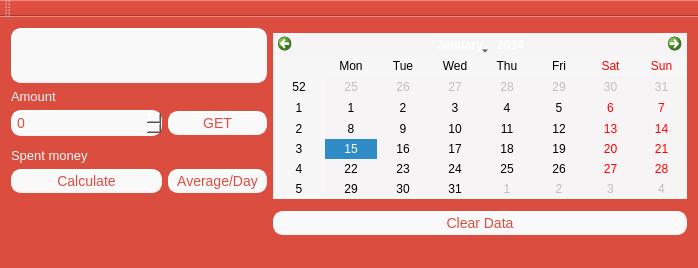
<?xml version="1.0" encoding="UTF-8"?>
<ui version="4.0">
 <class>MainWindow</class>
 <widget class="QMainWindow" name="MainWindow">
  <property name="geometry">
   <rect>
    <x>0</x>
    <y>0</y>
    <width>698</width>
    <height>268</height>
   </rect>
  </property>
  <property name="minimumSize">
   <size>
    <width>698</width>
    <height>268</height>
   </size>
  </property>
  <property name="maximumSize">
   <size>
    <width>698</width>
    <height>268</height>
   </size>
  </property>
  <property name="windowTitle">
   <string>MainWindow</string>
  </property>
  <property name="styleSheet">
   <string notr="true">background:#db4d3f ;</string>
  </property>
  <widget class="QWidget" name="centralWidget">
   <layout class="QGridLayout" name="gridLayout">
    <item row="0" column="0" colspan="3">
     <widget class="QTextBrowser" name="display">
      <property name="styleSheet">
       <string notr="true">background:#f9f9f9;
border-style: outset;
    border-width: 2px;
    border-radius: 10px;
    border-color:#f6f4f4;
    font: 16px;
	color:#d94e44 ;
    min-width: 10em;
    padding: 2px;
</string>
      </property>
      <property name="sizeAdjustPolicy">
       <enum>QAbstractScrollArea::AdjustIgnored</enum>
      </property>
     </widget>
    </item>
    <item row="2" column="0" colspan="2">
     <widget class="QSpinBox" name="spinBox">
      <property name="styleSheet">
       <string notr="true">background:#f9f9f9;
border-style: outset;
    border-width: 2px;
    border-radius: 10px;
    border-color:#f6f4f4;
    font: 14px;
	color:#d94e44 ;
    min-width: 10em;
    padding: 2px;
</string>
      </property>
      <property name="maximum">
       <number>100000</number>
      </property>
     </widget>
    </item>
    <item row="6" column="0">
     <widget class="Line" name="line">
      <property name="orientation">
       <enum>Qt::Vertical</enum>
      </property>
     </widget>
    </item>
    <item row="1" column="0">
     <widget class="QLabel" name="amount">
      <property name="styleSheet">
       <string notr="true">font-size:13px;
color:#f9f9f9;</string>
      </property>
      <property name="text">
       <string>Amount</string>
      </property>
     </widget>
    </item>
    <item row="3" column="0">
     <spacer name="verticalSpacer_2">
      <property name="orientation">
       <enum>Qt::Vertical</enum>
      </property>
      <property name="sizeHint" stdset="0">
       <size>
        <width>20</width>
        <height>51</height>
       </size>
      </property>
     </spacer>
    </item>
    <item row="4" column="0" colspan="2">
     <widget class="QLabel" name="label_3">
      <property name="styleSheet">
       <string notr="true">font-size:13px;
color:#f9f9f9;</string>
      </property>
      <property name="text">
       <string>Spent money</string>
      </property>
     </widget>
    </item>
    <item row="2" column="2">
     <widget class="QPushButton" name="get">
      <property name="styleSheet">
       <string notr="true">background:#f9f9f9;
border-style: outset;
    border-width: 2px;
    border-radius: 10px;
    border-color:#f6f4f4;
    font: 14px;
	color:#d94e44 ;
    min-width: 10em;
    padding: 2px;
</string>
      </property>
      <property name="text">
       <string>GET</string>
      </property>
     </widget>
    </item>
    <item row="0" column="3" rowspan="8">
     <widget class="QCalendarWidget" name="calendar">
      <property name="minimumSize">
       <size>
        <width>312</width>
        <height>0</height>
       </size>
      </property>
      <property name="maximumSize">
       <size>
        <width>16777215</width>
        <height>166</height>
       </size>
      </property>
      <property name="styleSheet">
       <string notr="true">background:#f6f4f4;</string>
      </property>
     </widget>
    </item>
    <item row="3" column="1">
     <spacer name="verticalSpacer">
      <property name="orientation">
       <enum>Qt::Vertical</enum>
      </property>
      <property name="sizeHint" stdset="0">
       <size>
        <width>20</width>
        <height>10</height>
       </size>
      </property>
     </spacer>
    </item>
    <item row="5" column="0" colspan="2">
     <widget class="QPushButton" name="pushButton">
      <property name="styleSheet">
       <string notr="true">background:#f9f9f9;
border-style: outset;
    border-width: 2px;
    border-radius: 10px;
    border-color:#f6f4f4;
    font: 14px;
	color:#d94e44 ;
    min-width: 10em;
    padding: 2px;</string>
      </property>
      <property name="text">
       <string>Calculate</string>
      </property>
     </widget>
    </item>
    <item row="5" column="2">
     <widget class="QPushButton" name="pushButton_2">
      <property name="styleSheet">
       <string notr="true">background:#f9f9f9;
border-style: outset;
    border-width: 2px;
    border-radius: 10px;
    border-color:#f6f4f4;
    font: 14px;
	color:#d94e44 ;
    min-width: 10em;
    padding: 2px;
</string>
      </property>
      <property name="text">
       <string>Average/Day</string>
      </property>
     </widget>
    </item>
    <item row="9" column="3">
     <widget class="QPushButton" name="pushButton_3">
      <property name="styleSheet">
       <string notr="true">background:#f9f9f9;
border-style: outset;
    border-width: 2px;
    border-radius: 10px;
    border-color:#f6f4f4;
    font: 14px;
	color:#d94e44 ;
    min-width: 10em;
    padding: 2px;
</string>
      </property>
      <property name="text">
       <string>Clear Data</string>
      </property>
     </widget>
    </item>
   </layout>
  </widget>
  <widget class="QMenuBar" name="menuBar">
   <property name="geometry">
    <rect>
     <x>0</x>
     <y>0</y>
     <width>698</width>
     <height>21</height>
    </rect>
   </property>
  </widget>
  <widget class="QToolBar" name="mainToolBar">
   <attribute name="toolBarArea">
    <enum>TopToolBarArea</enum>
   </attribute>
   <attribute name="toolBarBreak">
    <bool>false</bool>
   </attribute>
  </widget>
  <widget class="QStatusBar" name="statusBar"/>
 </widget>
 <layoutdefault spacing="6" margin="11"/>
 <resources/>
 <connections/>
</ui>
